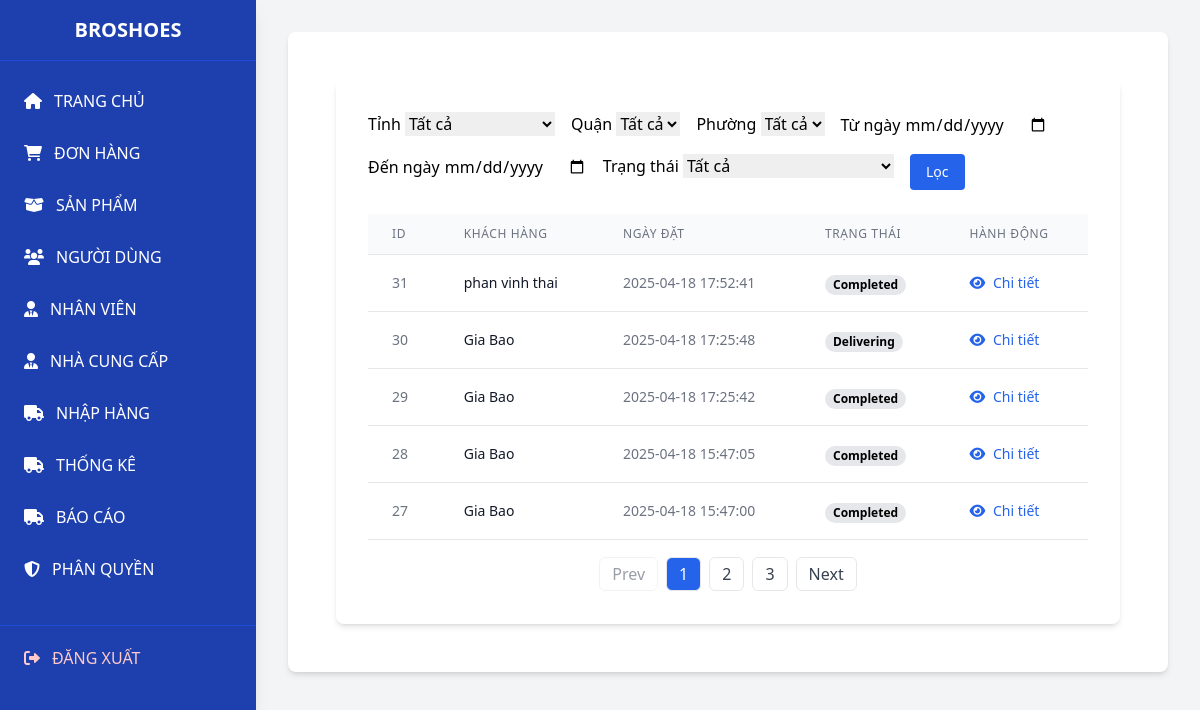
Page /admin/admin.php?page=orders&action=list (signed in) on the committed database.
### tables this page shows
CREATE TABLE `orders` (
  `OrderID` int(11) NOT NULL,
  `UserID` int(11) NOT NULL,
  `OrderDate` datetime DEFAULT current_timestamp(),
  `ShippingAddress` text DEFAULT NULL,
  `ProvinceID` int(11) NOT NULL,
  `DistrictID` int(11) NOT NULL,
  `WardID` int(11) NOT NULL,
  `Status` varchar(20) NOT NULL DEFAULT 'Pending',
  `SaleID` int(11) DEFAULT NULL,
  `WarehouseID` int(11) DEFAULT NULL,
  `ExportDate` datetime DEFAULT NULL
);

CREATE TABLE `user` (
  `UserID` int(11) NOT NULL,
  `Username` varchar(50) NOT NULL,
  `Fullname` varchar(100) NOT NULL,
  `PhoneNumber` varchar(20) DEFAULT NULL,
  `Email` varchar(100) DEFAULT NULL,
  `Address` text DEFAULT NULL,
  `ProvinceID` int(11) NOT NULL,
  `DistrictID` int(11) NOT NULL,
  `WardID` int(11) NOT NULL,
  `PasswordHash` varchar(255) NOT NULL,
  `CreatedAt` datetime DEFAULT current_timestamp(),
  `isActivate` int(11) NOT NULL
);

### admin/models/Permission.php (called while the page is built, shortened)
<?php
    class Permission {
        private $db;
        public function __construct($db) {
            $this->db = $db;
        }
        public function getPermissionsByRole($RoleID) {
            $query = "SELECT ma_quyen FROM quyen WHERE id IN (SELECT id_quyen FROM chitiet_vaitro_quyen WHERE id_vaitro = :roleID)";
            $stmt = $this->db->prepare($query);
            $stmt->bindParam(':roleID', $RoleID, PDO::PARAM_INT);
            $stmt->execute();
            return $stmt->fetchAll(PDO::FETCH_COLUMN, 0);
        }
    }

### admin/views/orders/list.php (the view, shortened to what this page needs)
<?php
require_once 'db_connection.php';
$params = [];
$sql = "SELECT o.*, u.Fullname AS UserFullname FROM orders o
        LEFT JOIN user u ON o.UserID = u.UserID";
$sql .= " ORDER BY o.OrderID DESC";
try {
    $stmt = $pdo->prepare($sql);
    $stmt->execute($params);
    $orders = $stmt->fetchAll(PDO::FETCH_ASSOC);
} catch (PDOException $e) {
    echo "<p style='color:red;'>Lỗi SQL: " . $e->getMessage() . "</p>";
    $orders = [];
}
?>
<?php if (!$hasOrderViewPermission): ?>
    <div style="margin-top: 15px; color: red; font-weight: bold;">
        Bạn không có quyền truy cập trang này.
    </div>
<?php else: ?>
    <div class="max-w-7xl mx-auto p-6">
        <div class="bg-white rounded-lg shadow-md p-8">
            <form method="GET" class="mb-6 flex flex-wrap gap-4" action="?page=orders&action=list">
                <div>
                    <label for="province">Tỉnh</label>
                    <select name="province" id="province" onchange="this.form.submit()">
                        <option value="">Tất cả</option>
                    </select>
                </div>
                <div>
                    <label for="district">Quận</label>
                    <select name="district" id="district" onchange="this.form.submit()">
                        <option value="">Tất cả</option>
                    </select>
                </div>
                <div>
                    <label for="ward">Phường</label>
                    <select name="ward" id="ward">
                        <option value="">Tất cả</option>
                    </select>
                </div>
                <div>
                    <label for="date_from">Từ ngày</label>
                    <input type="date" name="date_from" value="<?= $_GET['date_from'] ?? '' ?>">
                </div>
                <div>
                    <label for="date_to">Đến ngày</label>
                    <input type="date" name="date_to" value="<?= $_GET['date_to'] ?? '' ?>">
                </div>
                <div>
                    <label for="status">Trạng thái</label>
                    <select name="status" id="status">
                        <option value="">Tất cả</option>
                    </select>
                </div>
                <div class="flex items-end">
                    <button type="submit" class="px-4 py-2 text-sm text-white bg-blue-600 rounded hover:bg-blue-700">
                        Lọc
                    </button>
                </div>
            </form>
            <div class="overflow-x-auto">
                <?php if (!empty($orders)): ?>
                    <table class="min-w-full divide-y divide-gray-200">
                        <thead class="bg-gray-50">
                            <tr>
                                <th class="px-6 py-3 text-left text-xs font-medium text-gray-500 uppercase tracking-wider">ID</th>
                                <th class="px-6 py-3 text-left text-xs font-medium text-gray-500 uppercase tracking-wider">Khách hàng</th>
                                <th class="px-6 py-3 text-left text-xs font-medium text-gray-500 uppercase tracking-wider">Ngày đặt</th>
                                <th class="px-6 py-3 text-left text-xs font-medium text-gray-500 uppercase tracking-wider">Trạng thái</th>
                                <th class="px-6 py-3 text-left text-xs font-medium text-gray-500 uppercase tracking-wider">Hành động</th>
                            </tr>
                        </thead>
                        <tbody class="bg-white divide-y divide-gray-200">
                            <?php foreach ($orders as $order): ?>
                                <tr class="hover:bg-gray-50 data-order-row">
                                    <td class="px-6 py-4 whitespace-nowrap text-sm text-gray-500">
                                        <?= $order['OrderID'] ?>
                                    </td>
                                    <td class="px-6 py-4 whitespace-nowrap text-sm text-gray-900">
                                        <?= htmlspecialchars($order['UserFullname']) ?>
                                    </td>
                                    <td class="px-6 py-4 whitespace-nowrap text-sm text-gray-500">
                                        <?= $order['OrderDate'] ?>
                                    </td>
                                    <td class="px-6 py-4 whitespace-nowrap">
                                        <span class="px-2 inline-flex text-xs leading-5 font-semibold rounded-full bg-gray-200">
                                            <?= $order['Status'] ?>
                                        </span>
                                    </td>
                                    <td class="px-6 py-4 whitespace-nowrap text-sm font-medium">
                                        <a href="admin.php?page=orders&action=detail&id=<?= $order['OrderID'] ?>"
                                            class="text-blue-600 hover:text-blue-900">
                                            <i class="fas fa-eye mr-1"></i> Chi tiết
                                        </a>
                                    </td>
                                </tr>
                            <?php endforeach; ?>
                        </tbody>
                        <tfoot>
                            <tr>
                                <td colspan="100%">
                                    <div id="pagination" class="flex justify-center mt-4 space-x-2"></div>
                                </td>
                            </tr>
                        </tfoot>
                    </table>
                <?php else: ?>
                    <p class="mt-4 text-gray-500 text-sm">Không có đơn hàng nào phù hợp.</p>
                <?php endif; ?>
            </div>
        </div>
    </div>
<?php endif; ?>

### rows in the picture
orders: OrderID "31", UserID.Fullname "phan vinh thai", OrderDate "2025-04-18 17:52:41", Status "Completed"
orders: OrderID "30", UserID.Fullname "Gia Bao", OrderDate "2025-04-18 17:25:48", Status "Delivering"
orders: OrderID "29", UserID.Fullname "Gia Bao", OrderDate "2025-04-18 17:25:42", Status "Completed"
orders: OrderID "28", UserID.Fullname "Gia Bao", OrderDate "2025-04-18 15:47:05", Status "Completed"
orders: OrderID "27", UserID.Fullname "Gia Bao", OrderDate "2025-04-18 15:47:00", Status "Completed"
